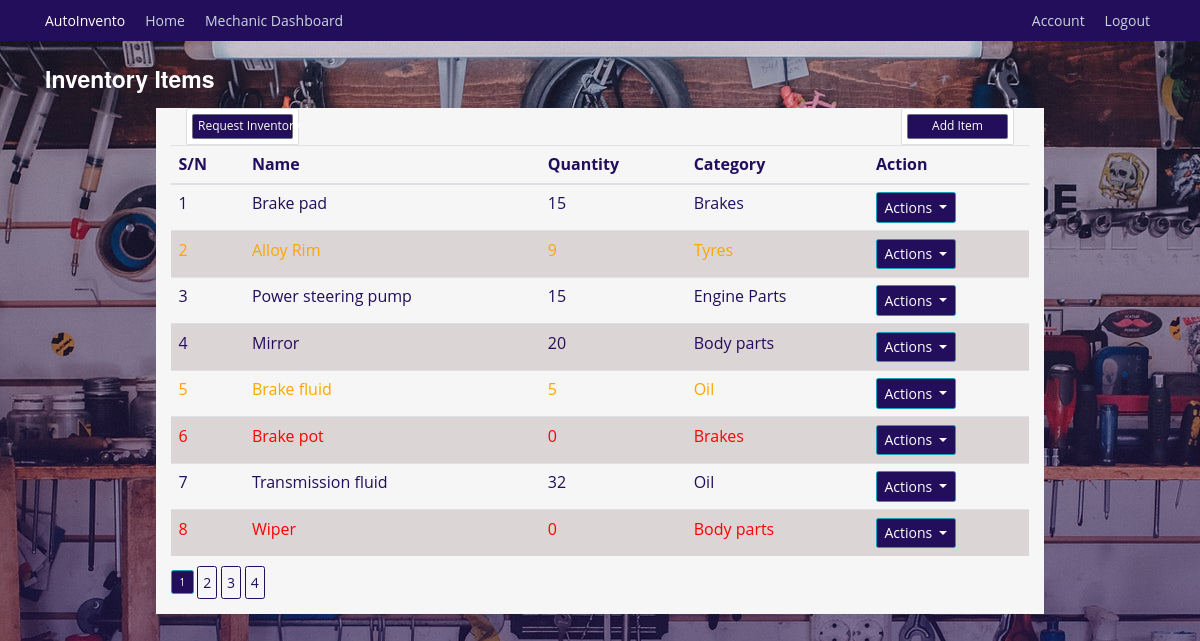
The page /inventory/view (signed in) on the database as committed earlier.
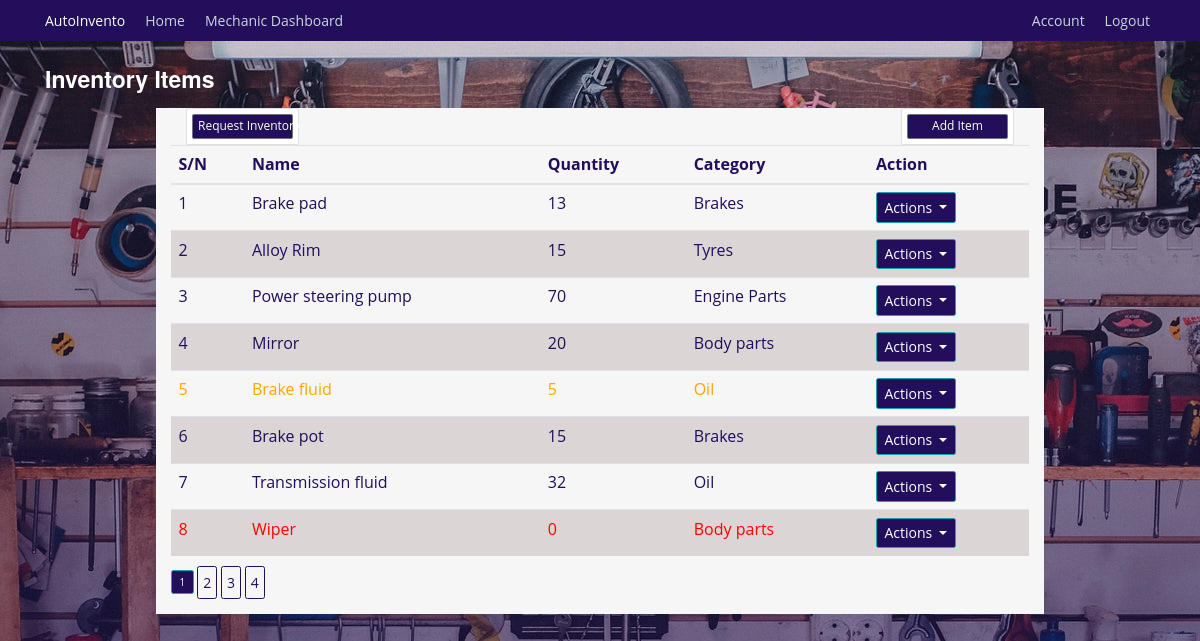
The same page on the database as committed later.
### autoinvento/models.py (models this page shows, shortened)
class InventoryItem(db.Model):
    id = db.Column(db.Integer, primary_key=True)
    name = db.Column(db.String(128), unique=True, nullable=False, index=True)
    quantity = db.Column(db.Integer, nullable=False)
    category = db.Column(db.String(50), nullable=False)
    low_stock_threshold = db.Column(db.Integer, default=10)
    date_added = db.Column(db.DateTime, default=datetime.utcnow)
    supplier_id = db.Column(db.Integer, db.ForeignKey('supplier.id'))
    supplier = db.relationship('Supplier', back_populates='items')
    usage_logs = db.relationship('UsageLog', back_populates='items', cascade='all, delete-orphan')
    notifications = db.relationship('Notification', back_populates='items', cascade='all, delete-orphan')
    requests = db.relationship('InventoryRequest', back_populates='requested_item')

### autoinvento/inventory/routes.py (the view)
@inventory.route('/inventory/view', methods=['GET', 'POST'])
@login_required
def view_inventories():
    page = request.args.get('page', 1, type=int)
    inventories = InventoryItem.query.paginate(page=page, per_page=8)
    return render_template('view_inventories.html', title='Inventories', inventories=inventories)

### autoinvento/models.py (called while the page is built)
@login_manager.user_loader
def load_user(mechanic_id):
    return Mechanics.query.get(int(mechanic_id))

### autoinvento/templates/view_inventories.html (shortened to what this page needs)
{% extends "base.html" %} {% block content %}
<div class="inventory">
  <h3 class="mt-4" style="color: white">Inventory Items</h3>
  <div class="container mt-2 background mt-4">
    <div class="col-md-2 float-left">
      <div class="card p-2">
        <a
          class="btn btn-sm btn-secondary"
          href="{{ url_for('users.submit_request') }}"
          >Request Inventory</a
        >
      </div>
    </div>
    <div class="col-md-2 float-right">
      <div class="card p-2">
        <a
          class="btn btn-sm btn-secondary"
          href="{{ url_for('inventory.add_inventory') }}"
          >Add Item</a
        >
      </div>
    </div>
    <div class="table-responsive">
      <table class="table">
        <thead>
          <tr>
            <th>S/N</th>
            <th>Name</th>
            <th>Quantity</th>
            <th>Category</th>
            <th>Action</th>
          </tr>
        </thead>
        <tbody>
          {% for inventory in inventories %} {% if inventory.quantity > 0 and
          inventory.quantity <= 10 %}
          <tr style="color: orange">
            {% elif inventory.quantity == 0 %}
          <tr style="color: red">
            {% else %}
          <tr style="color: #220e5b">
            {% endif %}
            <td>{{ inventory.id }}</td>
            <td>{{ inventory.name }}</td>
            <td>{{ inventory.quantity }}</td>
            <td>{{ inventory.category }}</td>
            <td>
              <div class="dropdown">
                <button
                  class="btn btn-info dropdown-toggle"
                  type="button"
                  data-bs-toggle="dropdown"
                  aria-expanded="false"
                >
                  Actions
                </button>
              </div>
            </td>
          </tr>
          {% endfor %}
        </tbody>
      </table>
    </div>
    {% for page_num in inventories.iter_pages(left_edge=1, right_edge=1,
    left_current=1, right_current=2) %} {% if page_num %} {% if inventories.page
    == page_num %}
    <a
      class="btn btn-info mb-4"
      href="{{ url_for('inventory.view_inventories', page=page_num) }}"
      >{{ page_num }}</a
    >
    {% else %}
    <a
      class="btn btn-outline-info mb-4"
      href="{{ url_for('inventory.view_inventories', page=page_num) }}"
      >{{ page_num }}</a
    >
    {% endif %} {% else %} . . . {% endif %} {% endfor %}
  </div>
  {% endblock content %}

Rows that differ between the two databases and show on the page:
changed InventoryItem "Brake pad": quantity "15" → "13"
changed InventoryItem "Alloy Rim": quantity "9" → "15"
changed InventoryItem "Power steering pump": quantity "15" → "70"
changed InventoryItem "Brake pot": quantity "0" → "15"
